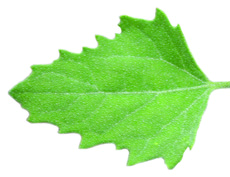
#> input picture Extra Images/Leaf.jpg, 230 x 177 px, found by its file name
$ python GripEdit2.py   (older library calls are emulated)
#> lines starting #> are read from the running program, lines starting #| are printed output that depends on the picture; after the words box and inside, x2 and y2 are one past the last pixel; in counts of white or black regions, pixels touching at a corner belong together
import cv2
import numpy
import math
from enum import Enum

class Grip:
    """
    An OpenCV pipeline generated by GRIP.
    """

    def __init__(self):
        """initializes all values to presets or None if need to be set
        """

        self.__hsv_threshold_hue = [45.323743322770376, 180.0]
        self.__hsv_threshold_saturation = [0.0, 255.0]
        self.__hsv_threshold_value = [0.0, 247.74743473977358]

        self.hsv_threshold_output = None

        self.__find_contours_input = self.hsv_threshold_output
        self.__find_contours_external_only = False

        self.find_contours_output = None

        self.__filter_contours_contours = self.find_contours_output
        self.__filter_contours_min_area = 0.0
        self.__filter_contours_min_perimeter = 0.0
        self.__filter_contours_min_width = 0.0
        self.__filter_contours_max_width = 1000.0
        self.__filter_contours_min_height = 0.0
        self.__filter_contours_max_height = 1000.0
        self.__filter_contours_solidity = [0.0, 100.0]
        self.__filter_contours_max_vertices = 1000000.0
        self.__filter_contours_min_vertices = 100.0
        self.__filter_contours_min_ratio = 0.0
        self.__filter_contours_max_ratio = 1000.0

        self.filter_contours_output = None

        self.__distance_transform_input = self.hsv_threshold_output
        self.__distance_transform_type = cv2.DIST_L1
        self.__distance_transform_mask_size = 0

        self.distance_transform_output = None

        self.__normalize_input = self.distance_transform_output
        self.__normalize_type = cv2.NORM_MINMAX
        self.__normalize_alpha = 0.0
        self.__normalize_beta = 255.0

        self.normalize_output = None


    def process(self, source0):
        """
        Runs the pipeline and sets all outputs to new values.
        """
        # Step HSV_Threshold0:
        self.__hsv_threshold_input = source0
        (self.hsv_threshold_output) = self.__hsv_threshold(self.__hsv_threshold_input, self.__hsv_threshold_hue, self.__hsv_threshold_saturation, self.__hsv_threshold_value)

        # Step Find_Contours0:
        self.__find_contours_input = self.hsv_threshold_output
        (self.find_contours_output) = self.__find_contours(self.__find_contours_input, self.__find_contours_external_only)

        # Step Filter_Contours0:
        self.__filter_contours_contours = self.find_contours_output
        (self.filter_contours_output) = self.__filter_contours(self.__filter_contours_contours, self.__filter_contours_min_area, self.__filter_contours_min_perimeter, self.__filter_contours_min_width, self.__filter_contours_max_width, self.__filter_contours_min_height, self.__filter_contours_max_height, self.__filter_contours_solidity, self.__filter_contours_max_vertices, self.__filter_contours_min_vertices, self.__filter_contours_min_ratio, self.__filter_contours_max_ratio)

        # Step Distance_Transform0:
        self.__distance_transform_input = self.hsv_threshold_output
        (self.distance_transform_output) = self.__distance_transform(self.__distance_transform_input, self.__distance_transform_type, self.__distance_transform_mask_size)

        # Step Normalize0:
        self.__normalize_input = self.distance_transform_output
        (self.normalize_output) = self.__normalize(self.__normalize_input, self.__normalize_type, self.__normalize_alpha, self.__normalize_beta)


    @staticmethod
    def __hsv_threshold(input, hue, sat, val):
        """Segment an image based on hue, saturation, and value ranges.
        Args:
            input: A BGR numpy.ndarray.
            hue: A list of two numbers the are the min and max hue.
            sat: A list of two numbers the are the min and max saturation.
            lum: A list of two numbers the are the min and max value.
        Returns:
            A black and white numpy.ndarray.
        """
        out = cv2.cvtColor(input, cv2.COLOR_BGR2HSV)
        return cv2.inRange(out, (hue[0], sat[0], val[0]),  (hue[1], sat[1], val[1]))

    @staticmethod
    def __find_contours(input, external_only):
        """Sets the values of pixels in a binary image to their distance to the nearest black pixel.
        Args:
            input: A numpy.ndarray.
            external_only: A boolean. If true only external contours are found.
        Return:
            A list of numpy.ndarray where each one represents a contour.
        """
        if(external_only):
            mode = cv2.RETR_EXTERNAL
        else:
            mode = cv2.RETR_LIST
        method = cv2.CHAIN_APPROX_SIMPLE
        im2, contours, hierarchy =cv2.findContours(input, mode=mode, method=method)
        return contours

    @staticmethod
    def __filter_contours(input_contours, min_area, min_perimeter, min_width, max_width,
                        min_height, max_height, solidity, max_vertex_count, min_vertex_count,
                        min_ratio, max_ratio):
        """Filters out contours that do not meet certain criteria.
        Args:
            input_contours: Contours as a list of numpy.ndarray.
            min_area: The minimum area of a contour that will be kept.
            min_perimeter: The minimum perimeter of a contour that will be kept.
            min_width: Minimum width of a contour.
            max_width: MaxWidth maximum width.
            min_height: Minimum height.
            max_height: Maximimum height.
            solidity: The minimum and maximum solidity of a contour.
            min_vertex_count: Minimum vertex Count of the contours.
            max_vertex_count: Maximum vertex Count.
            min_ratio: Minimum ratio of width to height.
            max_ratio: Maximum ratio of width to height.
        Returns:
            Contours as a list of numpy.ndarray.
        """
        output = []
        for contour in input_contours:
            x,y,w,h = cv2.boundingRect(contour)
            if (w < min_width or w > max_width):
                continue
            if (h < min_height or h > max_height):
                continue
            area = cv2.contourArea(contour)
            if (area < min_area):
                continue
            if (cv2.arcLength(contour, True) < min_perimeter):
                continue
            hull = cv2.convexHull(contour)
            solid = 100 * area / cv2.contourArea(hull)
            if (solid < solidity[0] or solid > solidity[1]):
                continue
            if (len(contour) < min_vertex_count or len(contour) > max_vertex_count):
                continue
            ratio = (float)(w) / h
            if (ratio < min_ratio or ratio > max_ratio):
                continue
            output.append(contour)
        return output

    @staticmethod
    def __distance_transform(input, type, mask_size):
        """Sets the values of pixels in a binary image to their distance to the nearest black pixel.
        Args:
            input: A numpy.array.
            type: Opencv enum.
            mask_size: The size of the mask. Either 0, 3, or 5.
        Returns:
            A black and white numpy.ndarray.
        """
        h, w = input.shape[:2]
        dst = numpy.zeros((h, w), numpy.float32)
        cv2.distanceTransform(input, type, mask_size, dst = dst)
        return numpy.uint8(dst)

    @staticmethod
    def __normalize(input, type, a, b):
        """Normalizes or remaps the values of pixels in an image.
        Args:
            input: A numpy.ndarray.
            type: Opencv enum.
            a: The minimum value.
            b: The maximum value.
        Returns:
            A numpy.ndarray of the same type as the input.
        """
        return cv2.normalize(input, None, a, b, type)


processClass = Grip()
img = cv2.imread('Leaf.jpg', 1)
#> img is the input picture: shape (177, 230, 3); mean B, G, R 166.1, 233.3, 187.9
processClass.process(img)
#> in __hsv_threshold, `out = cv2.cvtColor(input, cv2.COLOR_BGR2HSV)`: out: shape (177, 230, 3); mean H, S, V 27.9, 82.6, 233.3
#> in __hsv_threshold, `return cv2.inRange(out, (hue[0], sat[0], val[0]),  (hue[1], sat[1], va..`:
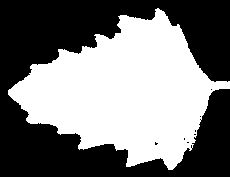
#> returned value: shape (177, 230); 47.9% white; 1 white region, box (x1, y1, x2, y2) and area: (8, 8, 230, 170) 19492
cv2.imshow('window1', processClass.normalize_output)
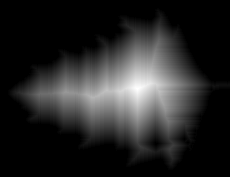
#> window 'window1': shape (177, 230); min 0, max 255, mean 38.8

while True:
    k = cv2.waitKey(0)  # milliseconds can be argument
#> (key Esc is pressed here)
    if k == 27:         # wait for ESC key to exit
        cv2.destroyAllWindows()
        break
    elif k == ord('s'): # wait for 's' key to save and exit
        cv2.imwrite('Edited Leaf.jpg', processClass.normalize_output)
        cv2.destroyAllWindows()
        break

$ run again, with Extra Images/Untitled.png saved as Extra Images/Leaf.jpg
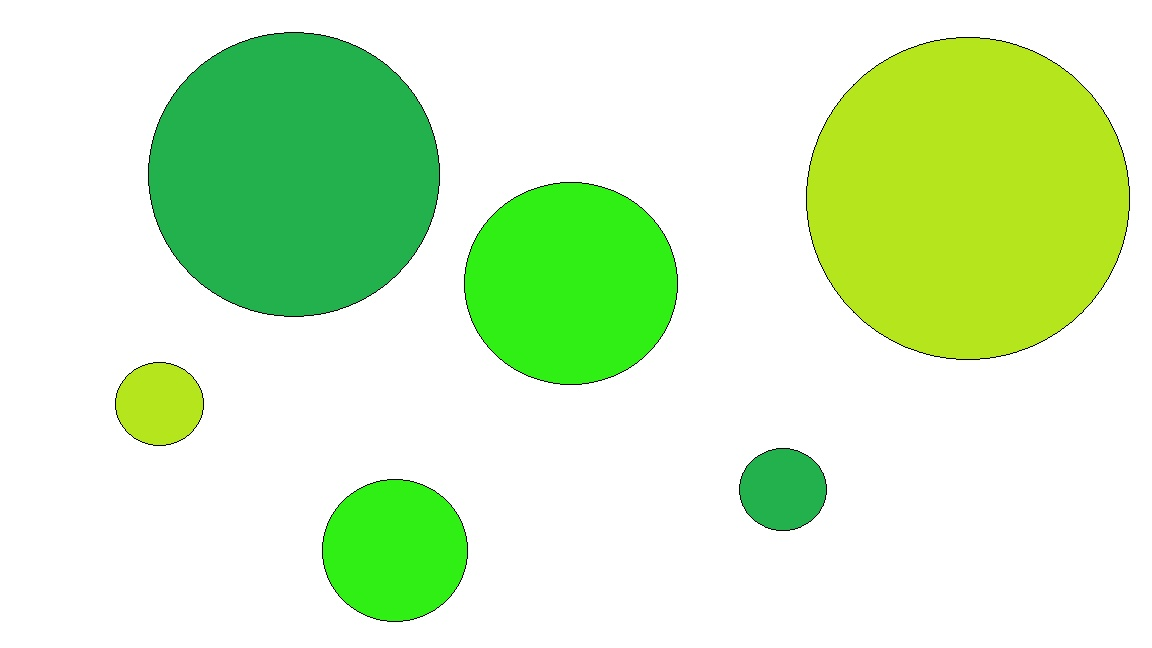
#> input picture Extra Images/Untitled.png, 1152 x 648 px, found by its file name
#> img is the input picture: shape (648, 1152, 3); mean B, G, R 195.6, 242.5, 211.1
#> out: shape (648, 1152, 3); mean H, S, V 17.4, 61.4, 242.5
#> in __hsv_threshold, `return cv2.inRange(out, (hue[0], sat[0], val[0]),  (hue[1], sat[1], va..`:
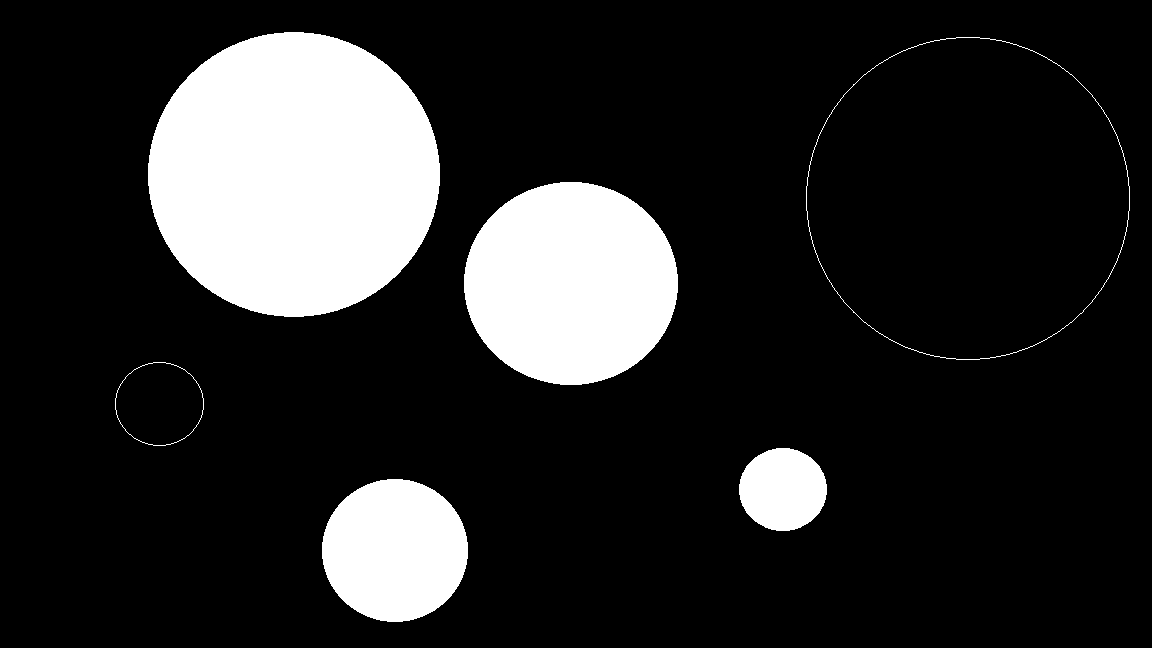
#> returned value: shape (648, 1152); 16.4% white; 6 white regions, box (x1, y1, x2, y2) and area: (148, 32, 440, 317) 65244, (464, 182, 678, 385) 34050, (322, 479, 468, 622) 16372, (739, 448, 827, 531) 5708, (806, 37, 1130, 360) 913, (115, 362, 204, 446) 242
#> `cv2.imshow('window1', processClass.normalize_output)`:
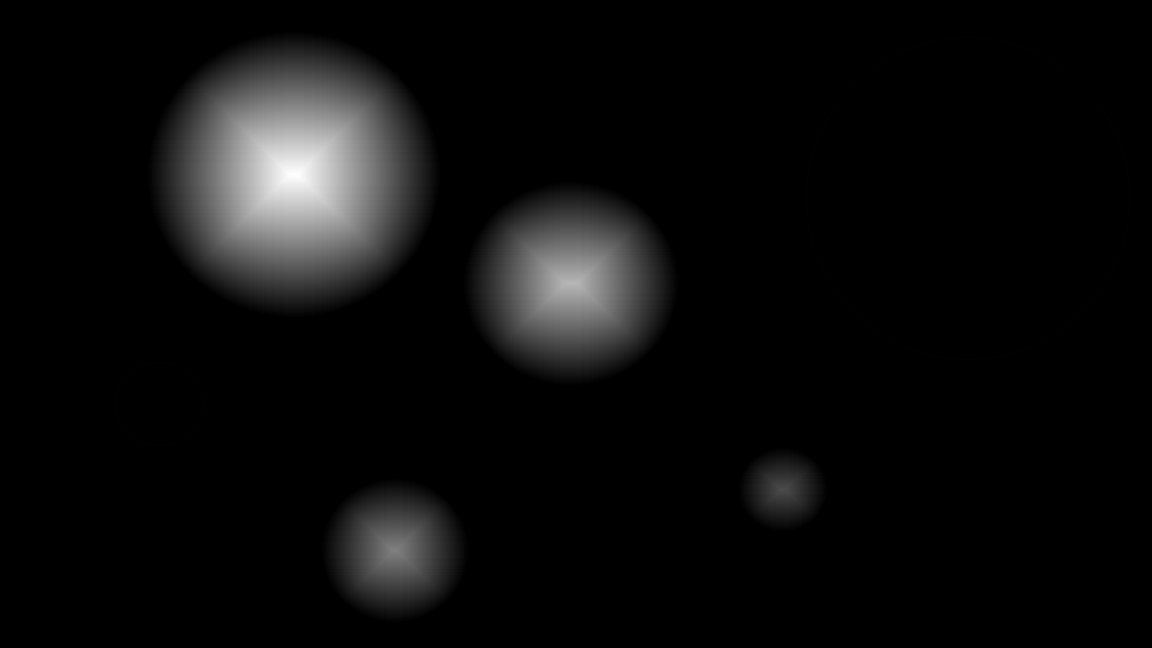
#> window 'window1': shape (648, 1152); min 0, max 255, mean 12.2
